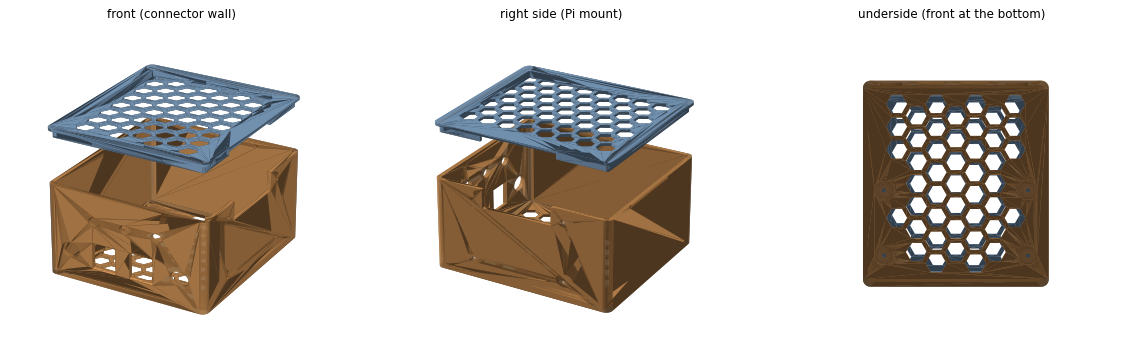

The script that saved this image:
#!/usr/bin/env python3
"""CMG-3T board box: base + snap-on lid for the ADC/AUX ElectroCookie stack.

    python box.py               # writes box_base.stl, box_lid.stl, box.png, box_floor.png here

Board: ElectroCookie half-size, 88.9 x 52.1 mm; the stack stands on its M2
corner holes, 78.7 x 35.6 mm centre to centre. The bottom standoffs have a
2 mm threaded stud, 4 mm long: each stands on a short floor pad, the stud goes
down through it and a nut (6 mm) goes on from under the box, sunk into a 10 mm
pocket. Pad + floor is 4 mm, so the stud ends flush with the bottom.

Front wall (y = 0, a long side), left to right from outside: VIN jack (12 V in),
AUX keystone (CTL), ADC keystone (SIG), VOUT jack (sensor power lead), and
above them the LOCK / UNLOCK / CENTRE buttons (7.4 mm holes). Keystone
sockets (parts.py) take Cat6 keystone jacks latch side up, snapped in from
inside; ~49 mm from the front wall to the boards clears the jacks'
punch-down ends and cables.

Right side wall (x = IN_L, seen from the front): the Raspberry Pi 5 mounts on
the outside, on the same stud standoffs as the board (stud in from outside, nut
inside in a 10 mm pocket that thins the wall to 1.5 mm). Pi long side
horizontal, component side out: GPIO header along the top edge, USB/Ethernet
end towards the back, USB-C and HDMI along the bottom edge (12 mm above
the table, so a right-angle USB-C plug). The wires go over the Pi's top edge
into an open-topped slot in the wall, closed off by the lid.

Floor and lid carry a honeycomb of hex holes to save plastic. The lid's inner
lip has six bumps that click into dimples in the base walls; the lid fits one
way round, with its lip gap over the Pi slot.

fit_test.py prints one of each wall opening on a small plate: check the
keystone, DC jack and button fit before printing the box.

Print the base upright (open side up), no supports: the keystone openings bridge
14.9 mm. Print the lid top-down (flat face on the bed).
"""
import os

import numpy as np
import trimesh
from trimesh.creation import box, cylinder

from parts import at, keystone_void, jack_hole, KS_W, KS_H, KS_D, JACK_HOLE

HERE = os.path.dirname(os.path.realpath(__file__))

# ------------------------------------------------------------------ settings --
WALL = KS_D                               # 2.5: keystones cut straight into the wall
FLOOR = 2.0
IN_L, IN_W, IN_H = 96.0, 107.0, 72.0     # inside: length (x), width (y, front to back), height (z)
CORNER_R = 4.0                            # outside corner radius (vertical edges)

BOARD_L, BOARD_W = 88.9, 52.1
HOLE_DX, HOLE_DY = 78.7, 35.6             # M2 corner holes, centre to centre
BOARD_BACK_GAP = 6.0                      # board edge to the back wall
POST_H, POST_D = 2.0, 14.0                # pad under each standoff (covers the nut pocket); FLOOR + POST_H = 4 = stud length
SCREW_D = 2.4                             # clearance for the 2.2 mm stud
NUT_D, NUT_H = 10.0, 2.5                  # nut pocket under the floor; leaves 1.5 mm clamped. Room to
                                          # turn a 6 mm nut (6.9 across corners) with a driver

CONN_Z = 22.0                             # connector centre height above the floor (inside)
#   x positions (inside, from the left inner wall) of the front-wall connectors
CONNECTORS = [('jack', 12.0), ('keystone', 34.0), ('keystone', 58.0), ('jack', 82.0)]

# LOCK / UNLOCK / CENTRE panel buttons, a row above the connectors on the front
# wall; x from the left as seen from OUTSIDE (same as the connectors)
BUTTON_D, BUTTON_Z = 7.4, 50.0               # 7 mm panel buttons
BUTTONS = [('LOCK', 28.0), ('UNLOCK', 48.0), ('CENTRE', 68.0)]

# Raspberry Pi 5 on the outside of the right wall. Pi board 85 x 56, M2.5 holes
# 58 x 49 apart, 3.5 mm in from the edges at the end away from USB/Ethernet.
PI_L, PI_W = 85.0, 56.0
PI_HOLE_DX, PI_HOLE_DY, PI_HOLE_IN = 58.0, 49.0, 3.5
PI_Y0 = IN_W - 88.0                       # board's front (holes) end, inside y; ports (88 incl. overhang) end at the back wall
PI_TOP = 66.0                             # board's top edge, inside z coordinate (base rim at IN_H = 72)
PI_STUD_D = SCREW_D                       # same 2 mm stud standoffs as the floor
PI_NUT_D, PI_CLAMP = NUT_D, 1.5           # nut pocket from inside; wall left under the standoff
PI_SLOT_Y = (PI_Y0 + 10.0, PI_Y0 + 54.0)  # wire slot behind the GPIO header (header runs ~7..58 from the holes end)
PI_SLOT_DEPTH = 15.0                      # from the top edge of the wall

# honeycomb cut-outs in the floor and lid to save plastic: hexes this far across the
# flats, ribs this wide, kept clear of the walls and the standoff pads
HEX_AF, HEX_RIB = 10.0, 2.4
HEX_WALL_MARGIN = 4.0                     # solid floor along the inside of the walls
HEX_PAD_CLEAR = 9.5                       # solid floor this radius around each standoff (pad is 7)

LID_T = 2.0
LIP_H, LIP_T, LIP_GAP = 6.0, 1.6, 0.05    # lid's inner lip: height, thickness, clearance per side (snug)

# snap detents: round bumps on the outside of the lid's lip click into dimples in
# the base's inner walls. Bump h proud of the lip, dimple d deep, both on spheres
# of radius R, DET_DOWN below the base rim (2 mm above the lip's free edge, where it flexes)
DET_R, DET_H, DET_D, DET_DOWN = 2.0, 0.4, 0.5, 4.0
#   (wall, position along it): front / back walls by x, left / right by y. The right
#   one sits in front of the Pi wire slot, clear of the Pi's nut pockets.
DETENTS = [('front', 25.0), ('front', 71.0), ('back', 25.0), ('back', 71.0),
           ('left', IN_W / 2), ('right', 12.0)]


# ---------------------------------------------------------------- helpers --
def rounded_box(l, w, h, r):
    """Box with rounded vertical edges, corner at the origin, z from 0 to h."""
    from shapely.geometry import box as sbox
    poly = sbox(r, r, l - r, w - r).buffer(r, resolution=16)
    return trimesh.creation.extrude_polygon(poly, h)


def along_x(d, x0, x1, y, z):
    """Round hole of diameter d along x, from x0 to x1, centred on (y, z)."""
    c = cylinder(radius=d / 2, height=x1 - x0, sections=48)
    c.apply_transform(trimesh.transformations.rotation_matrix(np.pi / 2, (0, 1, 0)))
    return at(c, (x0 + x1) / 2, y, z)


def onto_front_wall(mesh_in_wall_coords, x_centre, z_centre):
    """parts.py wall features use x across, y up, z into the box from the outer
    face. Map onto the front wall: x -> x, y -> box z, z -> box y (outer face at
    y = -WALL). That swap is a mirror; the features are symmetric in x so it
    only needs the normals fixed."""
    m = mesh_in_wall_coords.copy()
    v = m.vertices.copy()
    m.vertices = np.c_[v[:, 0], v[:, 2], v[:, 1]]
    m.invert()
    if m.volume < 0:
        m.invert()
    return at(m, x_centre, -WALL, z_centre)


def detent_spheres(r, out_from_face):
    """Spheres of radius r, one per detent, in base coordinates, centred on the
    line DET_DOWN below the rim, `out_from_face` mm outward (into the wall) from
    the inner wall face (negative = towards the box centre)."""
    z = IN_H - DET_DOWN
    faces = {'front': ((0, 0), (0, -1)), 'back': ((0, IN_W), (0, 1)),
             'left': ((0, 0), (-1, 0)), 'right': ((IN_L, 0), (1, 0))}
    out = []
    for wall, pos in DETENTS:
        (fx, fy), (nx, ny) = faces[wall]
        x = pos if wall in ('front', 'back') else fx
        y = pos if wall in ('left', 'right') else fy
        out.append((at(trimesh.creation.icosphere(subdivisions=3, radius=r),
                       x + nx * out_from_face, y + ny * out_from_face, z), (nx, ny), (x, y)))
    return out


def lid_bumps():
    """The lid's bumps, in base coordinates (lid in place): sphere caps DET_H proud
    of the lip's outer face, rooted 0.8 mm into the lip."""
    g, caps = LIP_GAP, []
    for sph, (nx, ny), (x, y) in detent_spheres(DET_R, -g - DET_R + DET_H):
        keep = at(box((6 if nx else 2 * DET_R + 1, 6 if ny else 2 * DET_R + 1, 2 * DET_R + 1)),
                  x + nx * (3 - g - 0.8), y + ny * (3 - g - 0.8), IN_H - DET_DOWN)
        caps.append(trimesh.boolean.intersection([sph, keep]))
    return caps


def pad_xy():
    bx = IN_L / 2
    by = IN_W - BOARD_BACK_GAP - BOARD_W / 2
    return [(bx + sx * HOLE_DX / 2, by + sy * HOLE_DY / 2) for sx in (-1, 1) for sy in (-1, 1)]


def honeycomb(z0, t, pads=True):
    """Hex holes from z0 through thickness t: every hex of the grid that fits whole
    inside the box's inner footprint less a wall margin (and, for the floor, a
    ring round each standoff pad). The grid is centred, so it lines up the same
    on the floor and on the flipped-over lid."""
    from shapely.geometry import Point, Polygon, box as sbox
    from shapely.ops import unary_union
    m = HEX_WALL_MARGIN
    keep = sbox(m, m, IN_L - m, IN_W - m)
    if pads:
        keep = keep.difference(unary_union([Point(x, y).buffer(HEX_PAD_CLEAR) for x, y in pad_xy()]))
    r = HEX_AF / np.sqrt(3)                           # circumradius, flats top and bottom
    pitch_x, pitch_y = 1.5 * r + HEX_RIB * np.sqrt(3) / 2, HEX_AF + HEX_RIB
    hexes = []
    for i in range(-1, int(IN_L / pitch_x) + 2):
        for j in range(-1, int(IN_W / pitch_y) + 2):
            cx = IN_L / 2 + (i - int(IN_L / pitch_x) // 2) * pitch_x
            cy = IN_W / 2 + (j - int(IN_W / pitch_y) // 2 + (0.5 if i % 2 else 0)) * pitch_y
            h = Polygon([(cx + r * np.cos(a), cy + r * np.sin(a)) for a in np.arange(6) * np.pi / 3])
            if keep.contains(h):
                hexes.append(h)
    m3 = trimesh.util.concatenate([trimesh.creation.extrude_polygon(h, t + 1) for h in hexes])
    return at(m3, 0, 0, z0 - 0.5)


def build_base():
    L, W = IN_L + 2 * WALL, IN_W + 2 * WALL
    H = FLOOR + IN_H
    outer = at(rounded_box(L, W, H, CORNER_R), -WALL, -WALL, -FLOOR)
    inner = at(rounded_box(IN_L, IN_W, IN_H + 1, max(0.5, CORNER_R - WALL)), 0, 0, 0)
    adds, cuts = [], []

    # standoff pads: stud through, nut pocket underneath
    for x, y in pad_xy():
            adds.append(at(cylinder(radius=POST_D / 2, height=POST_H + 0.5, sections=48), x, y, (POST_H + 0.5) / 2 - 0.5))
            cuts.append(at(cylinder(radius=SCREW_D / 2, height=FLOOR + POST_H + 2, sections=32), x, y, (POST_H - FLOOR) / 2))
            cuts.append(at(cylinder(radius=NUT_D / 2, height=NUT_H + 0.5, sections=48), x, y, -FLOOR + (NUT_H - 0.5) / 2))

    cuts.append(honeycomb(-FLOOR, FLOOR))

    # front-wall connectors
    for kind, x in CONNECTORS:
        if kind == 'keystone':
            off = (-KS_W / 2, -KS_H / 2, 0)                # centre the block on (x, CONN_Z)
            void = at(keystone_void(), *off)
            cuts.append(onto_front_wall(void, x, CONN_Z))
        else:
            cuts.append(onto_front_wall(jack_hole(WALL + 1), x, CONN_Z))

    # panel buttons
    for _, x in BUTTONS:
        cuts.append(onto_front_wall(jack_hole(WALL + 1, BUTTON_D), x, BUTTON_Z))

    # Raspberry Pi on the outside of the right wall: stud holes, nut pockets, wire slot
    xw = IN_L                                         # inside face of the right wall
    for hy in (PI_Y0 + PI_HOLE_IN, PI_Y0 + PI_HOLE_IN + PI_HOLE_DX):
        for hz in (PI_TOP - PI_HOLE_IN, PI_TOP - PI_HOLE_IN - PI_HOLE_DY):
            cuts.append(along_x(PI_STUD_D, xw - 1, xw + WALL + 1, hy, hz))
            cuts.append(along_x(PI_NUT_D, xw - 1, xw + WALL - PI_CLAMP, hy, hz))
    sy0, sy1 = PI_SLOT_Y
    cuts.append(at(box((WALL * 3, sy1 - sy0, PI_SLOT_DEPTH + 1)), xw + WALL / 2, (sy0 + sy1) / 2,
                   IN_H - PI_SLOT_DEPTH / 2 + 0.5))

    # order matters: hollow the shell first, then add what stands inside it
    # (posts), then cut the holes through everything
    shell = trimesh.boolean.difference([outer, inner])
    body = trimesh.boolean.union([shell] + adds)
    # detent dimples in the inner walls, DET_D deep
    cuts += [sph for sph, _, _ in detent_spheres(DET_R, -DET_R + DET_D)]
    return trimesh.boolean.difference([body] + cuts)


def build_lid():
    L, W = IN_L + 2 * WALL, IN_W + 2 * WALL
    top = at(rounded_box(L, W, LID_T, CORNER_R), -WALL, -WALL, 0)
    g = LIP_GAP
    lip_o = at(rounded_box(IN_L - 2 * g, IN_W - 2 * g, LIP_H, max(0.5, CORNER_R - WALL - g)), g, g, LID_T)
    lip_i = at(rounded_box(IN_L - 2 * g - 2 * LIP_T, IN_W - 2 * g - 2 * LIP_T, LIP_H + 1,
                           max(0.5, CORNER_R - WALL - g - LIP_T)), g + LIP_T, g + LIP_T, LID_T)
    lip = trimesh.boolean.difference([lip_o, lip_i])
    # leave the lip open over the Pi wire slot so the wires pass under the lid. The
    # lid is built lip-up and flipped over x to fit, so the slot's y is mirrored here.
    sy0, sy1 = PI_SLOT_Y
    notch = at(box((LIP_T * 4, sy1 - sy0 + 4, LIP_H + 1)), IN_L - g - LIP_T / 2, IN_W - (sy0 + sy1) / 2,
               LID_T + LIP_H / 2 + 0.5)
    lip = trimesh.boolean.difference([lip, notch])
    top = trimesh.boolean.difference([top, honeycomb(0, LID_T, pads=False)])   # same hexes as the floor
    # detent bumps: built in place on the base, then flipped into lid coordinates
    # (the same turn over x that puts the lid on: y -> IN_W - y, z -> IN_H + LID_T - z)
    flip = trimesh.transformations.rotation_matrix(np.pi, (1, 0, 0), (0, IN_W / 2, (IN_H + LID_T) / 2))
    bumps = [b.copy() for b in lid_bumps()]
    for b in bumps:
        b.apply_transform(flip)
    return trimesh.boolean.union([top, lip] + bumps)


def preview(parts, path):
    import matplotlib
    matplotlib.use('Agg')
    import matplotlib.pyplot as plt
    from mpl_toolkits.mplot3d.art3d import Poly3DCollection
    views = [(25, -60, 'front (connector wall)'), (25, 30, 'right side (Pi mount)'), (-90, -90, 'underside (front at the bottom)')]
    fig = plt.figure(figsize=(15, 5))
    allv = np.vstack([p.vertices for p, _ in parts])
    lo, hi = allv.min(0), allv.max(0)
    span, c = (hi - lo).max(), (hi + lo) / 2
    for k, (el, az, title) in enumerate(views):
        ax = fig.add_subplot(1, 3, k + 1, projection='3d')
        for m, col in parts:
            tri = m.vertices[m.faces]
            shade = 0.35 + 0.65 * np.clip(m.face_normals @ np.array([0.4, -0.6, 0.7]), 0, 1)
            ax.add_collection3d(Poly3DCollection(tri, facecolors=[(col[0] * s, col[1] * s, col[2] * s) for s in shade],
                                                 edgecolor='none'))
        for f, s in zip((ax.set_xlim, ax.set_ylim, ax.set_zlim), c):
            f(s - span / 2, s + span / 2)
        ax.view_init(elev=el, azim=az)
        ax.set_title(title, fontsize=9)
        ax.set_axis_off()
    fig.savefig(path, dpi=95, bbox_inches='tight')


def floor_plan(base, path):
    """Sections through the floor: from below (mirrored, as you'd see it) and
    from above at pad height."""
    import matplotlib
    matplotlib.use('Agg')
    import matplotlib.pyplot as plt
    from shapely.geometry import Polygon
    fig, axs = plt.subplots(1, 2, figsize=(13, 6.5))
    for ax, (z, title) in zip(axs, ((-FLOOR / 2, 'floor, seen from below (front at the bottom)'),
                                    (POST_H / 2, 'floor + pads, seen from above (front at the bottom)'))):
        g = Polygon()
        for e in base.section(plane_origin=[0, 0, z], plane_normal=[0, 0, 1]).discrete:
            g = g.symmetric_difference(Polygon(np.asarray(e)[:, :2]).buffer(0))
        flip = (lambda xs: IN_L - np.asarray(xs)) if z < 0 else np.asarray
        for poly in getattr(g, 'geoms', [g]):
            xs, ys = poly.exterior.xy
            ax.fill(flip(xs), ys, color='#c8955a', ec='#7a5530', lw=0.6)
            for ring in poly.interiors:
                xs, ys = ring.xy
                ax.fill(flip(xs), ys, color='white', ec='#7a5530', lw=0.6)
        ax.set_aspect('equal')
        ax.set_title(title, fontsize=10)
        ax.axis('off')
    fig.savefig(path, dpi=90, bbox_inches='tight')


if __name__ == '__main__':
    base = build_base()
    lid = build_lid()
    for m, name in ((base, 'box_base.stl'), (lid, 'box_lid.stl')):
        assert m.is_watertight, name + " not watertight"
        m.export(os.path.join(HERE, name))
        print("wrote %s: %.1f x %.1f x %.1f mm, %.0f cm3 of plastic"
              % (name, *(m.bounds[1] - m.bounds[0]), m.volume / 1000))
    # preview: lid shown lifted above the base, upside down as it would sit
    shown = lid.copy()
    shown.apply_transform(trimesh.transformations.rotation_matrix(np.pi, (1, 0, 0), (IN_L / 2, IN_W / 2, 0)))
    shown.apply_translation((0, 0, IN_H + 45))
    preview([(base, (0.85, 0.6, 0.35)), (shown, (0.55, 0.7, 0.85))], os.path.join(HERE, 'box.png'))
    floor_plan(base, os.path.join(HERE, 'box_floor.png'))
